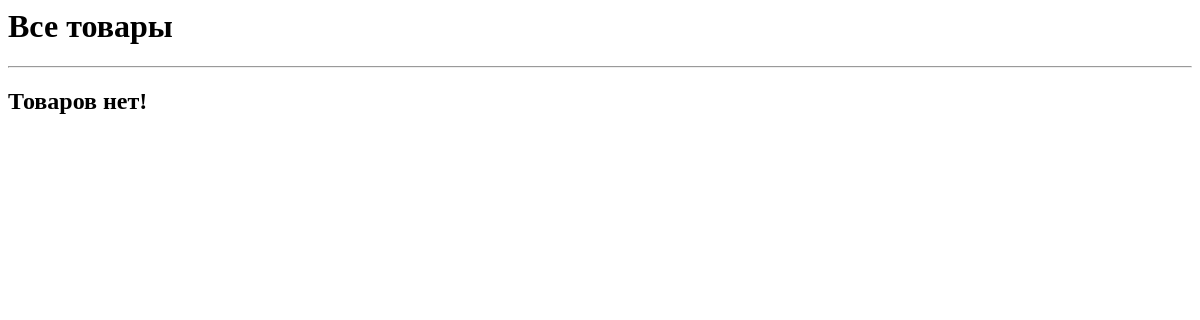
/products/, run on an earlier commit of the app's database.
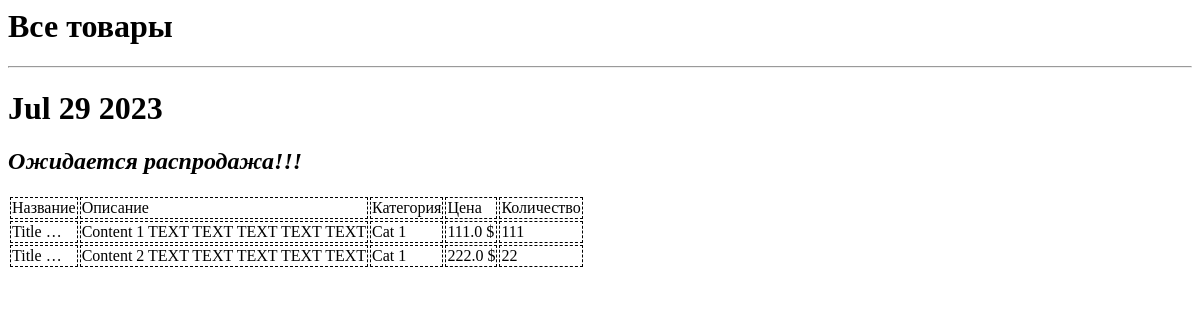
And on a later commit of the database.
### simpleapp/models.py (models this page shows, shortened)
class Product(models.Model):
    name = models.CharField(
        max_length=50,
        unique=True, # названия товаров не должны повторяться
    )
    description = models.TextField()
    quantity = models.IntegerField(
        validators=[MinValueValidator(0)],
    )
    category = models.ForeignKey(
        to='Category',
        on_delete=models.CASCADE,
        related_name='products', # все продукты в категории будут доступны через поле products
    )
    price = models.FloatField(
        validators=[MinValueValidator(0.0)],
    )

class Category(models.Model):
    name = models.CharField(max_length=100, unique=True)

### simpleapp/views.py (the view)
# urls.py: path('', ProductsList.as_view()),
class ProductsList(ListView):
    model=Product
    ordering='name'
    template_name = 'product.html'
    context_object_name = 'products'
    def get_context_data(self,**kwargs):
        context=super().get_context_data(**kwargs)
        context['time_now']=datetime.utcnow()
        context['next_sale']=None
        return context

### simpleapp/templatestags/custom_filters.py (called while the page is built)
@register.filter()
def currency(value,code='rub'):
    return f'{value} {CURRENCIES_LIST[code]}'

### templates/product.html (shortened to what this page needs)
{% extends 'flatpages/default.html' %}
{% load custom_filters %}
{% load custom_tags %}
{% block content %}
   <h1>Все товары</h1>
   <hr>
   {% if products %}
       <table>
           <tr>
               <td style="border:1px dashed">Название</td>
               <td style="border:1px dashed">Описание</td>
               <td style="border:1px dashed">Категория</td>
               <td style="border:1px dashed">Цена</td>
               <td style="border:1px dashed">Количество</td>
           </tr>
            <h1>{{ time_now|date:'M d Y' }}</h1>
           <h2><i> {{ next_sale|default_if_none:"Ожидается распродажа!!!" }}</i></h2>
           {% for product in products %}
           <tr>
               <td style="border:1px dashed">{{ product.name|truncatewords:1 }}</td>
               <td style="border:1px dashed">{{ product.description }}</td>
               <td style="border:1px dashed">{{ product.category.name }}</td>
               <td style="border:1px dashed">{{ product.price|currency:'usd' }}</td>
               <td style="border:1px dashed">{{ product.quantity }}</td>
           </tr>
           {% endfor %}
       </table>
   {% else %}
       <h2>Товаров нет!</h2>
   {% endif %}
{% endblock content %}

### templates/flatpages/default.html (shortened to what this page needs)
{% block content %}{% endblock content %}

What changed in the data, as far as the page shows it:
added Product: name "Title …", description "Content 1 TEXT TEXT TEXT TEXT TEXT", category.name "Cat 1", price "111.0 $", quantity "111"
added Product: name "Title …", description "Content 2 TEXT TEXT TEXT TEXT TEXT", category.name "Cat 1", price "222.0 $", quantity "22"
Also different on the page:
{{ time_now|date:'M d Y' }}: (not shown) → "Jul 29 2023"
{{ next_sale|default_if_none:"Ожидается распродажа!!!" }}: (not shown) → "Ожидается распродажа!!!"
text no longer shown: "Товаров нет!"
text now shown: "Название Описание Категория Цена Количество"
